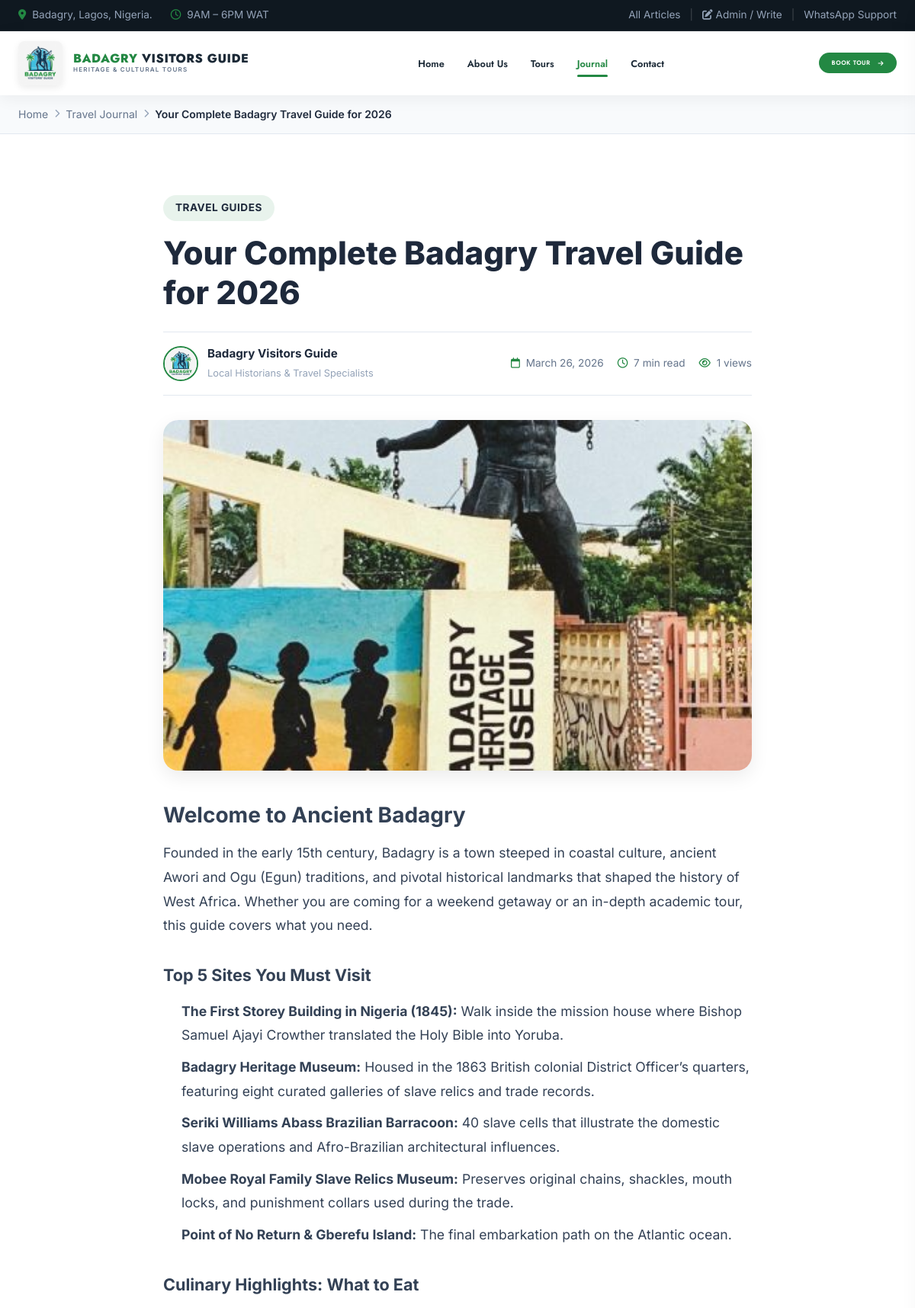
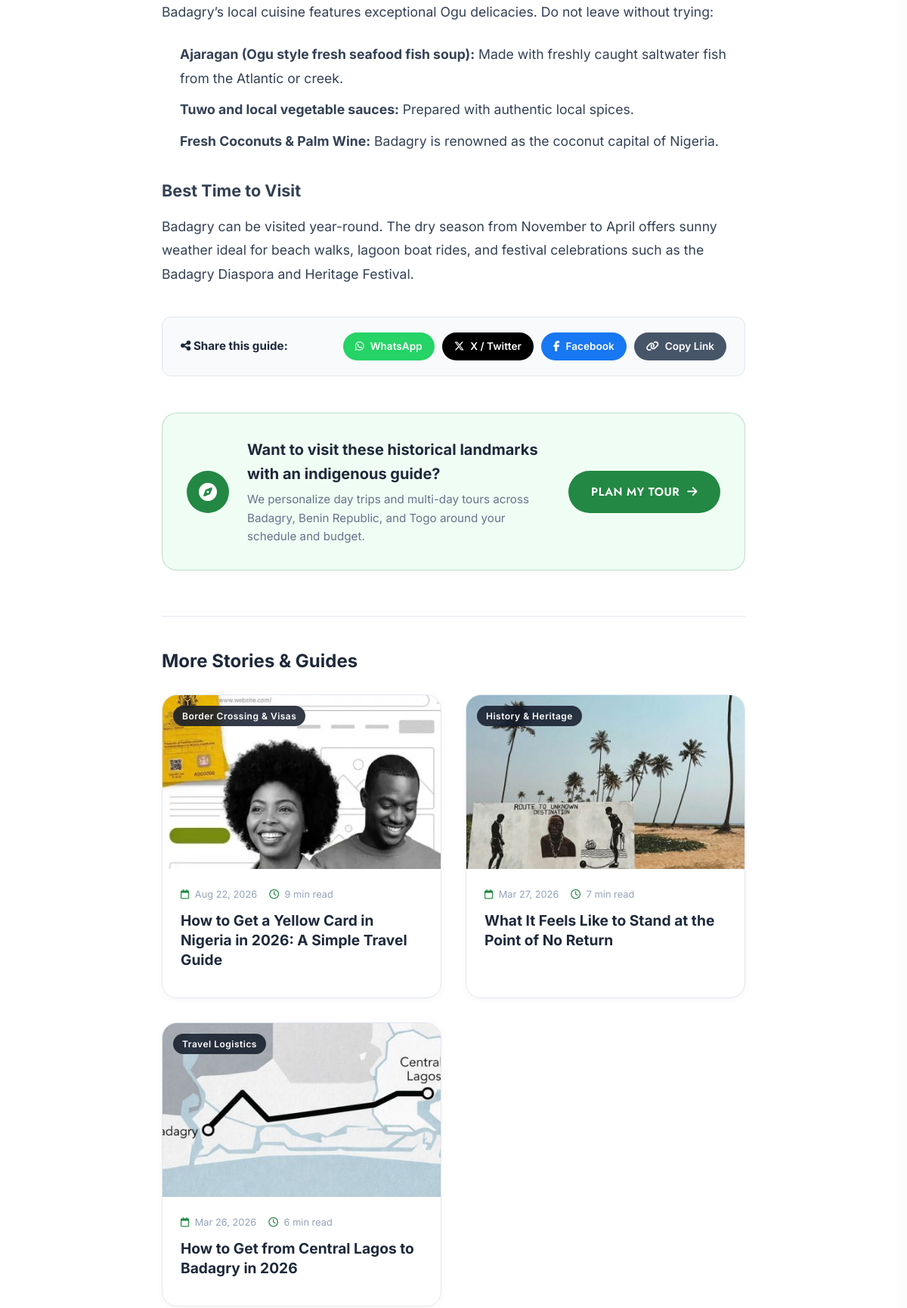
The app's page /blog/complete-badagry-travel-guide-2026 (upper part) with its own data (2 pictures, top to bottom).
### tables this page shows
CREATE TABLE posts (
            id INTEGER PRIMARY KEY AUTOINCREMENT,
            title TEXT NOT NULL,
            slug TEXT UNIQUE NOT NULL,
            excerpt TEXT,
            content TEXT NOT NULL,
            featured_image TEXT,
            author TEXT DEFAULT 'Badagry Visitors Guide',
            category TEXT DEFAULT 'Travel Guide',
            read_time TEXT DEFAULT '5 min read',
            views INTEGER DEFAULT 0,
            published_at DATETIME DEFAULT CURRENT_TIMESTAMP,
            status TEXT DEFAULT 'published'
        );

### post.php (the view, shortened to what this page needs)
<?php
$db = getDB();
$slug = trim($_GET['slug'] ?? '');
$id = (int)($_GET['id'] ?? 0);
$post = null;
if ($slug !== '') {
    $stmt = $db->prepare("SELECT * FROM posts WHERE slug = :slug AND status = 'published' LIMIT 1");
    $stmt->execute([':slug' => $slug]);
    $post = $stmt->fetch();
} elseif ($id > 0) {
    $stmt = $db->prepare("SELECT * FROM posts WHERE id = :id AND status = 'published' LIMIT 1");
    $stmt->execute([':id' => $id]);
    $post = $stmt->fetch();
}
if ($post) {
    $db->prepare("UPDATE posts SET views = views + 1 WHERE id = :id")->execute([':id' => $post['id']]);
    $relStmt = $db->prepare("
        SELECT id, title, slug, excerpt, featured_image, category, read_time, published_at
        FROM posts
        WHERE id != :id AND status = 'published'
        ORDER BY (category = :cat) DESC, published_at DESC
        LIMIT 3
    ");
    $relStmt->execute([':id' => $post['id'], ':cat' => $post['category']]);
    $relatedPosts = $relStmt->fetchAll();
} else {
    http_response_code(404);
}
$cleanSlug = $post['slug'] ?? '';
$pageUrl = "https://badagryvisitorsguide.rav.com.ng/blog/" . urlencode($cleanSlug);
?>
<!DOCTYPE html>
<html lang="en">
<head>
  <link rel="stylesheet" href="https://cdnjs.cloudflare.com/ajax/libs/font-awesome/6.5.1/css/all.min.css" />
  <link rel="stylesheet" href="/style.css" />
</head>
<body>
  <header class="header-wrapper">
    <div class="top-bar">
      <div class="site-container top-bar-container">
        <div class="top-bar-left">
          <span class="info-item">
            <i class="fa-solid fa-location-dot"></i> Badagry, Lagos, Nigeria.
          </span>
          <span class="info-item">
            <i class="fa-regular fa-clock"></i> 9AM – 6PM WAT
          </span>
        </div>
        <div class="top-bar-right">
          <div class="top-links">
            <a href="/blog/">All Articles</a>
            <span class="divider">|</span>
            <a href="/admin"><i class="fa-solid fa-pen-to-square"></i> Admin / Write</a>
            <span class="divider">|</span>
            <a href="http://wa.me/+2347056989224?text=from+google+map+or+site" target="_blank" rel="noopener">WhatsApp Support</a>
          </div>
        </div>
      </div>
    </div>
    <nav class="main-navbar" id="mainNavbar">
      <div class="site-container nav-container">
        <a href="/" class="brand-logo">
          <img src="/assets/logo.jpg" alt="Badagry Visitors Guide Logo" class="brand-logo-img" />
          <div class="brand-text">
            <span class="logo-main">BADAGRY <strong>VISITORS GUIDE</strong></span>
            <span class="logo-sub">Heritage &amp; Cultural Tours</span>
          </div>
        </a>
        <ul class="nav-menu">
          <li class="nav-item"><a href="/" class="nav-link">Home</a></li>
          <li class="nav-item"><a href="/#about" class="nav-link">About Us</a></li>
          <li class="nav-item"><a href="/#tours" class="nav-link">Tours</a></li>
          <li class="nav-item"><a href="/blog/" class="nav-link active">Journal</a></li>
          <li class="nav-item"><a href="http://wa.me/+2347056989224?text=from+google+map+or+site" target="_blank"
              rel="noopener" class="nav-link">Contact</a></li>
        </ul>
        <div class="nav-actions">
          <a href="http://wa.me/+2347056989224?text=from+google+map+or+site" target="_blank" rel="noopener"
            class="btn btn-primary nav-book-btn">
            <span>Book Tour</span>
            <i class="fa-solid fa-arrow-right"></i>
          </a>
        </div>
      </div>
    </nav>
  </header>
  <?php if (!$post): ?>
    <section class="section-padding">
      <div class="site-container text-center">
        <div class="blog-empty-state">
          <i class="fa-solid fa-circle-question empty-icon"></i>
          <h2>Article Not Found</h2>
          <p>The travel article you are looking for does not exist or has been moved.</p>
          <a href="/blog/" class="btn btn-primary mt-3"><i class="fa-solid fa-arrow-left"></i> Return to Travel Journal</a>
        </div>
      </div>
    </section>
  <?php else: ?>
    <div class="blog-breadcrumb-bar">
      <div class="site-container">
        <nav class="breadcrumb-nav">
          <a href="/">Home</a>
          <span class="sep"><i class="fa-solid fa-chevron-right"></i></span>
          <a href="/blog/">Travel Journal</a>
          <span class="sep"><i class="fa-solid fa-chevron-right"></i></span>
          <span class="current"><?= htmlspecialchars($post['title']) ?></span>
        </nav>
      </div>
    </div>
    <article class="article-detail-section section-padding">
      <div class="site-container article-container">
        <header class="article-header">
          <div class="article-category-badge"><?= htmlspecialchars($post['category']) ?></div>
          <h1 class="article-title"><?= htmlspecialchars($post['title']) ?></h1>
          <div class="article-meta-row">
            <div class="article-author">
              <img src="/assets/logo.jpg" alt="<?= htmlspecialchars($post['author']) ?>" class="author-avatar" />
              <div>
                <span class="author-name"><?= htmlspecialchars($post['author']) ?></span>
                <span class="author-role">Local Historians &amp; Travel Specialists</span>
              </div>
            </div>
            <div class="article-dates">
              <span><i class="fa-regular fa-calendar"></i> <?= date('F d, Y', strtotime($post['published_at'])) ?></span>
              <span><i class="fa-regular fa-clock"></i> <?= htmlspecialchars($post['read_time']) ?></span>
              <span><i class="fa-regular fa-eye"></i> <?= number_format($post['views']) ?> views</span>
            </div>
          </div>
        </header>
        <?php if (!empty($post['featured_image'])): ?>
          <div class="article-hero-img-wrap">
            <img src="/<?= ltrim(htmlspecialchars($post['featured_image']), '/') ?>" alt="<?= htmlspecialchars($post['title']) ?>" class="article-hero-img" />
          </div>
        <?php endif; ?>
        <div class="article-body">
          <?= $post['content'] ?>
        </div>
        <div class="article-share-box">
          <span class="share-label"><i class="fa-solid fa-share-nodes"></i> Share this guide:</span>
          <div class="share-buttons">
            <a href="https://api.whatsapp.com/send?text=<?= urlencode($post['title'] . ' ' . $pageUrl) ?>" target="_blank" rel="noopener"
              class="share-btn share-wa" aria-label="Share on WhatsApp">
              <i class="fa-brands fa-whatsapp"></i> WhatsApp
            </a>
            <a href="https://twitter.com/intent/tweet?text=<?= urlencode($post['title']) ?>&url=<?= urlencode($pageUrl) ?>" target="_blank" rel="noopener"
              class="share-btn share-tw" aria-label="Share on X Twitter">
              <i class="fa-brands fa-x-twitter"></i> X / Twitter
            </a>
            <a href="https://www.facebook.com/sharer/sharer.php?u=<?= urlencode($pageUrl) ?>" target="_blank" rel="noopener"
              class="share-btn share-fb" aria-label="Share on Facebook">
              <i class="fa-brands fa-facebook-f"></i> Facebook
            </a>
            <button onclick="navigator.clipboard.writeText('<?= $pageUrl ?>'); alert('Link copied to clipboard!');"
              class="share-btn share-copy" aria-label="Copy Link">
              <i class="fa-solid fa-link"></i> Copy Link
            </button>
          </div>
        </div>
        <div class="article-cta-box">
          <div class="cta-box-icon"><i class="fa-solid fa-compass"></i></div>
          <div class="cta-box-text">
            <h3>Want to visit these historical landmarks with an indigenous guide?</h3>
            <p>We personalize day trips and multi-day tours across Badagry, Benin Republic, and Togo around your schedule and budget.</p>
          </div>
          <a href="http://wa.me/+2347056989224?text=<?= urlencode('Hello, I read the article "' . $post['title'] . '" and would like to plan a tour.') ?>"
            target="_blank" rel="noopener" class="btn btn-primary">
            Plan My Tour <i class="fa-solid fa-arrow-right"></i>
          </a>
        </div>
        <?php if (!empty($relatedPosts)): ?>
          <div class="article-related-section">
            <h3 class="related-title">More Stories &amp; Guides</h3>
            <div class="blog-grid related-grid">
              <?php foreach ($relatedPosts as $rel): ?>
                <article class="blog-card">
                  <div class="blog-card-img-wrap">
                    <a href="/blog/<?= urlencode($rel['slug']) ?>">
                      <img src="/<?= ltrim(htmlspecialchars($rel['featured_image'] ?: 'assets/images/Point-of-No-Return-420x347.jpg'), '/') ?>"
                        alt="<?= htmlspecialchars($rel['title']) ?>" loading="lazy" />
                    </a>
                    <span class="blog-card-badge"><?= htmlspecialchars($rel['category']) ?></span>
                  </div>
                  <div class="blog-card-body">
                    <div class="blog-card-meta">
                      <span><i class="fa-regular fa-calendar"></i> <?= date('M d, Y', strtotime($rel['published_at'])) ?></span>
                      <span><i class="fa-regular fa-clock"></i> <?= htmlspecialchars($rel['read_time']) ?></span>
                    </div>
                    <h4 class="blog-card-title">
                      <a href="/blog/<?= urlencode($rel['slug']) ?>"><?= htmlspecialchars($rel['title']) ?></a>
                    </h4>
                  </div>
                </article>
              <?php endforeach; ?>
            </div>
          </div>
        <?php endif; ?>
      </div>
    </article>
  <?php endif; ?>
</body>
</html>

### records on screen
posts: title "Your Complete Badagry Travel Guide for 2026", category "TRAVEL GUIDES", author "Badagry Visitors Guide", published_at "March 26, 2026", read_time "7 min read", views "1", featured_image (picture), content "Welcome to Ancient Badagry Founded in the early 15th century, Badagry is a town steeped in coastal culture, ancient Awori and Ogu (Egun) traditions, and pivotal historical landmarks that shaped the history of West Africa. Whether you are coming for a weekend getaway or an in-depth academic tour, this guide covers what you need. Top 5 Sites You Must Visit The First Storey Building in Nigeria (1845): Walk inside the mission house where Bishop Samuel Ajayi Crowther translated the Holy Bible into Yoruba. Badagry Heritage Museum: Housed in the 1863 British colonial District Officer’s quarters, featuring eight curated galleries of slave relics and trade records. Seriki Williams Abass Brazilian…"
posts: featured_image (picture), category "Border Crossing & Visas", published_at "Aug 22, 2026", read_time "9 min read", title "How to Get a Yellow Card in Nigeria in 2026: A Simple Travel Guide"
posts: featured_image (picture), category "History & Heritage", published_at "Mar 27, 2026", read_time "7 min read", title "What It Feels Like to Stand at the Point of No Return"
posts: featured_image (picture), category "Travel Logistics", published_at "Mar 26, 2026", read_time "6 min read", title "How to Get from Central Lagos to Badagry in 2026"
